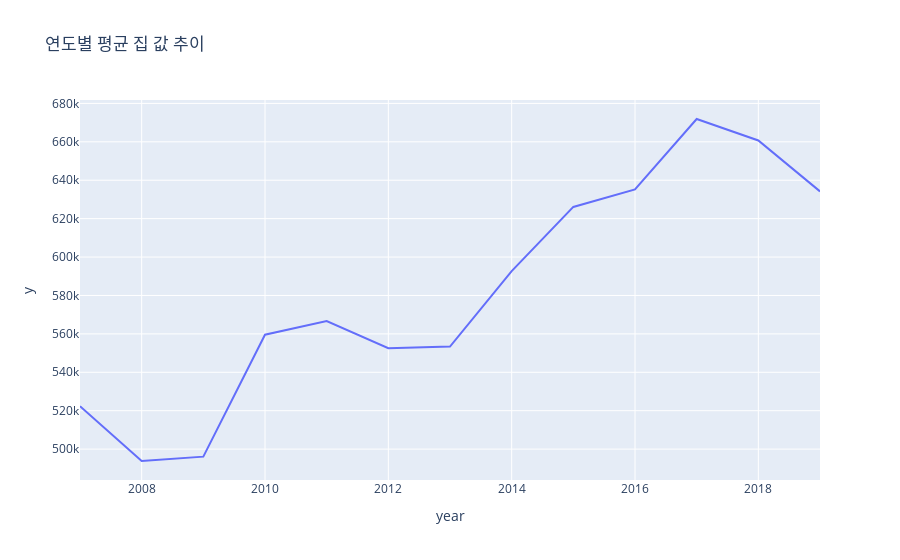

The notebook cell this image was saved under:
### Code cell
fig = px.line(result, x=result.index, 
              y=result.values,
              title='연도별 평균 집 값 추이')
fig.show()

### Figure 1 — Plotly figure (JSON) as saved in the notebook; plotly's stock layout.template omitted (floating-point values rounded to 4 significant figures)
{"data": [{"hovertemplate": "year=%{x}<br>y=%{y}<extra></extra>", "legendgroup": "", "line": {"color": "#636efa", "dash": "solid"}, "marker": {"symbol": "circle"}, "mode": "lines", "name": "", "orientation": "v", "showlegend": false, "type": "scatter", "x": [2007, 2008, 2009, 2010, 2011, 2012, 2013, 2014, 2015, 2016, 2017, 2018, 2019], "xaxis": "x", "y": [522400.0, 493800.0, 496100.0, 559600.0, 566700.0, 552500.0, 553400.0, 592700.0, 626100.0, 635200.0, 671900.0, 660700.0, 634200.0], "yaxis": "y"}], "layout": {"legend": {"tracegroupgap": 0}, "title": {"text": "연도별 평균 집 값 추이"}, "xaxis": {"anchor": "y", "domain": [0, 1], "title": {"text": "year"}}, "yaxis": {"anchor": "x", "domain": [0, 1], "title": {"text": "y"}}}}
